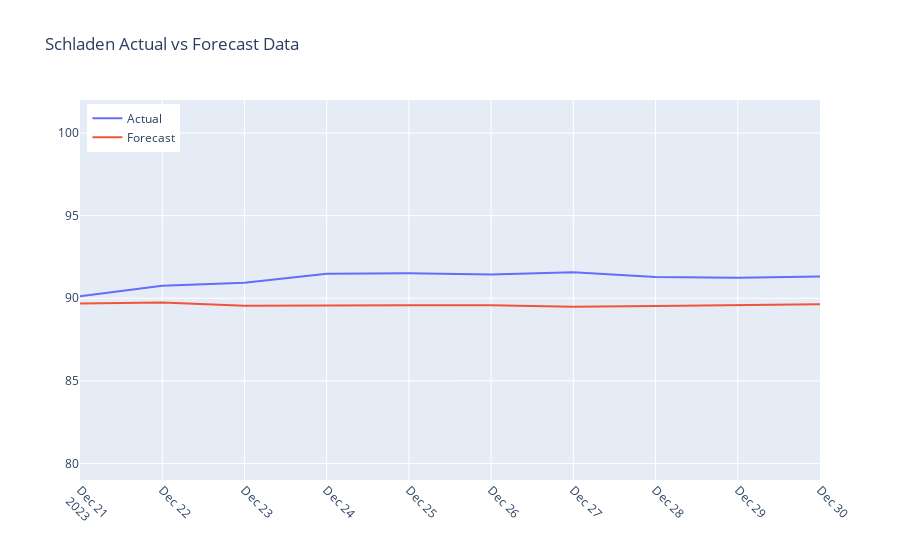

Here is the notebook cell this chart was saved with:
### Code cell
import plotly.graph_objects as go
import numpy as np

fig = go.Figure()
fig.add_trace(go.Scatter(x=filtered_df["timestamp"], y=filtered_df["schladen"], mode='lines', name='Actual'))
fig.add_trace(go.Scatter(x=filtered_df["timestamp"], y=schladen, mode='lines', name='Forecast'))

y_min = np.floor(min(filtered_df["schladen"].min(), schladen.min()))
y_max = np.ceil(max(filtered_df["schladen"].max(), fill.max()))

fig.update_layout(
    title="Schladen Actual vs Forecast Data",
    xaxis=dict(
        tickangle=45
    ),
    yaxis=dict(
        range=[y_min - 10, y_max + 10],
        dtick=5
    ),
    legend=dict(
        yanchor="top",
        y=0.99,
        xanchor="left",
        x=0.01
    )
)

fig.show()

### Figure 1 — Plotly figure (JSON) as saved in the notebook; plotly's stock layout.template omitted (floating-point values rounded to 4 significant figures)
{"data": [{"mode": "lines", "name": "Actual", "type": "scatter", "x": ["2023-12-21T00:00:00", "2023-12-22T00:00:00", "2023-12-23T00:00:00", "2023-12-24T00:00:00", "2023-12-25T00:00:00", "2023-12-26T00:00:00", "2023-12-27T00:00:00", "2023-12-28T00:00:00", "2023-12-29T00:00:00", "2023-12-30T00:00:00"], "y": [90.12, 90.75, 90.94, 91.48, 91.51, 91.44, 91.57, 91.29, 91.24, 91.31]}, {"mode": "lines", "name": "Forecast", "type": "scatter", "x": ["2023-12-21T00:00:00", "2023-12-22T00:00:00", "2023-12-23T00:00:00", "2023-12-24T00:00:00", "2023-12-25T00:00:00", "2023-12-26T00:00:00", "2023-12-27T00:00:00", "2023-12-28T00:00:00", "2023-12-29T00:00:00", "2023-12-30T00:00:00"], "y": [89.68, 89.74, 89.55, 89.58, 89.58, 89.57, 89.49, 89.53, 89.59, 89.64]}], "layout": {"legend": {"x": 0.01, "xanchor": "left", "y": 0.99, "yanchor": "top"}, "title": {"text": "Schladen Actual vs Forecast Data"}, "xaxis": {"tickangle": 45}, "yaxis": {"dtick": 5, "range": [79, 102]}}}
